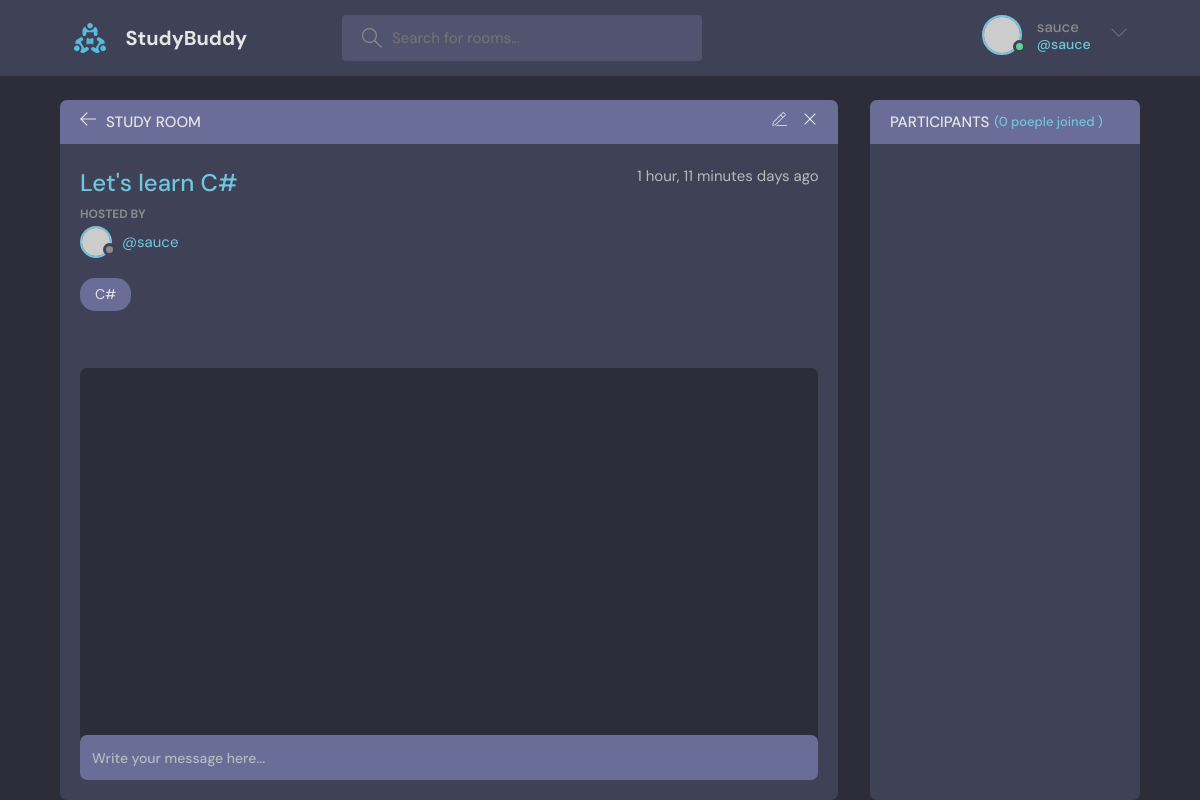
The page /room/11 (signed in) on the database its author committed.
### base/models.py (models this page shows, shortened)
class Rooms(models.Model):
  host=models.ForeignKey(User,on_delete=models.CASCADE,null=True)
  topic=models.ForeignKey('Topic',on_delete=models.SET_NULL,null=True)
  name=models.CharField(max_length=200)
  description=models.TextField(null=True,blank=True)
  participants=models.ManyToManyField(User,related_name='participants',blank=True)
  created=models.DateTimeField(auto_now_add=True)
  updated=models.DateTimeField(auto_now=True)
  class Meta:
    ordering=['-updated','-created']
    verbose_name="Room"
    verbose_name_plural="Rooms"
    db_table="Room Table"

class Topic(models.Model):
  name=models.CharField(max_length=200)
  def __str__(self):
    return self.name
  class Meta:
    verbose_name="Topic"
    verbose_name_plural="Topics"

### base/views.py (the view, shortened to what this page needs)
# urls.py: path('room/<str:pk>' , views.room, name='room'),
@login_required(login_url='login')
def room(request,pk):
  room=models.Rooms.objects.get(id=pk)
  room_message=room.messages_set.all()
  participants=room.participants.all()
  context={
    'room':room,
    'room_message':room_message,
    'participants':participants
    }
  return render(request,'base/room.html',context)

### base/templates/base/room.html (shortened to what this page needs)
{% extends 'main.html' %}
{% block content %}
    <main class="profile-page layout layout--2">
      <div class="container">
        <div class="room">
          <div class="room__top">
            <div class="room__topLeft">
              <a href="{% url 'home' %}">
                <svg version="1.1" xmlns="http://www.w3.org/2000/svg" width="32" height="32" viewBox="0 0 32 32">
                  <title>arrow-left</title>
                  <path
                    d="M13.723 2.286l-13.723 13.714 13.719 13.714 1.616-1.611-10.96-10.96h27.625v-2.286h-27.625l10.965-10.965-1.616-1.607z"
                  ></path>
                </svg>
              </a>
              <h3>Study Room</h3>
            </div>
            <div class="room__topRight">
              {% if request.user == room.host %}
              <a href="{% url 'updateroom' room.id %}">
              </a>
              <a href="{% url 'deleteroom' room.id %}">
                <svg version="1.1" xmlns="http://www.w3.org/2000/svg" width="32" height="32" viewBox="0 0 32 32">
                  <title>remove</title>
                  <path
                    d="M27.314 6.019l-1.333-1.333-9.98 9.981-9.981-9.981-1.333 1.333 9.981 9.981-9.981 9.98 1.333 1.333 9.981-9.98 9.98 9.98 1.333-1.333-9.98-9.98 9.98-9.981z"
                  ></path>
                </svg>
              </a>
            </div>
            {% endif %}
          </div>
          <div class="room__box scroll">
            <div class="room__header scroll">
              <div class="room__info">
                <h3>{{room.name}}</h3>
                <span>{{room.created|timesince}} days ago</span>
              </div>
              <div class="room__hosted">
                <p>Hosted By</p>
                <a href="{% url 'user-profile' room.host.id %}" class="room__author">
                  <div class="avatar avatar--small">
                    <img src="https://randomuser.me/api/portraits/men/37.jpg" />
                  </div>
                  <span>@{{room.host.username}}</span>
                </a>
              </div>
              <span class="room__topics">{{room.topic}}</span>
            </div>
            <div class="room__conversation">
              <div class="threads scroll">
              </div>
            </div>
          </div>
          <div class="room__message">
            <form action="#"><input name="" placeholder="Write your message here..." /></form>
          </div>
        </div>
        <div class="participants">
          <h3 class="participants__top">Participants <span>({{participants.count}} poeple joined )</span></h3>
          <div class="participants__list scroll">
          </div>
        </div>
      </div>
    </main>
{% endblock content %}

### templates/navigation.html (shortened to what this page needs)
{% load static %}
<header class="header header--loggedIn">
  <div class="container">
    <a href="{% url 'home' %}" class="header__logo">
      <img src="{% static 'images/logo.svg'%}" />
      <h1>StudyBuddy</h1>
    </a>
    <form class="header__search" method="GET" action="{% url 'home' %}">
      <label>
        <input name="q" placeholder="Search for rooms..." />
      </label>
    </form>
    <nav class="header__menu">
      {% if request.user.is_authenticated %}
      <div class="header__user">
        <a href="profile.html">
          <div class="avatar avatar--medium active">
            <img src="https://randomuser.me/api/portraits/men/37.jpg" />
          </div>
          <p>{{request.user.username}} <span>@{{request.user.username}} </span></p>
        </a>
        <button class="dropdown-button">
          <svg version="1.1" xmlns="http://www.w3.org/2000/svg" width="32" height="32" viewBox="0 0 32 32">
            <title>chevron-down</title>
            <path d="M16 21l-13-13h-3l16 16 16-16h-3l-13 13z"></path>
          </svg>
        </button>
      </div>
      {% else %}
        <a href="{% url 'login' %}">
        <img src="{% static 'images/avatar.svg' %}" />
        <p>Login</p>
      </a>
      {% endif %}
    </nav>
  </div>
</header>

### rows shown on the page
Rooms: name "Let's learn C#", created "1 hour, 11 minutes", host.username "sauce", topic "C#"

### other values the page prints
{{ request.user.username }} "sauce"
{{ participants.count }} "0"
